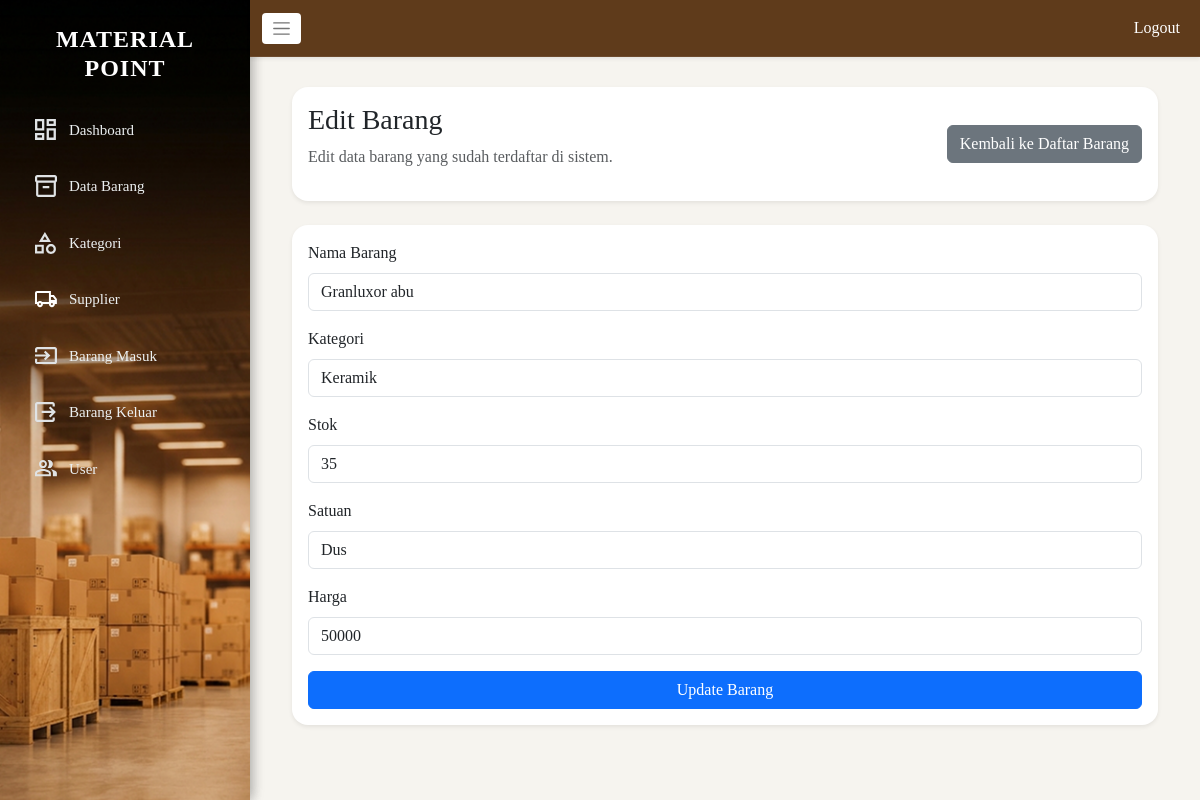
/barang/edit_barang.php?id=3 (signed in), run on an earlier commit of the app's database.
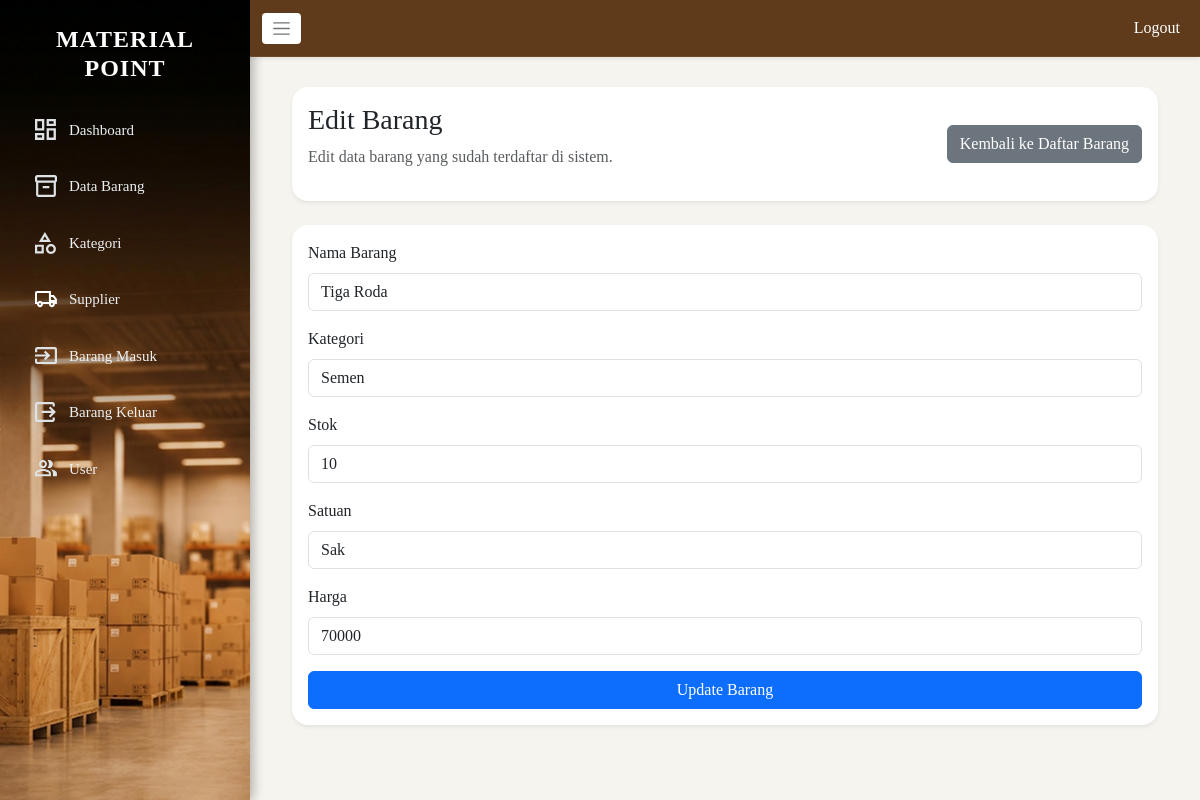
And on a later commit of the database.
### tables this page shows
CREATE TABLE `barang` (
  `id_barang` int(11) NOT NULL,
  `nama_barang` varchar(100) NOT NULL,
  `id_kategori` int(11) NOT NULL,
  `stok` int(11) NOT NULL DEFAULT 0,
  `satuan` varchar(50) DEFAULT NULL,
  `harga` int(11) NOT NULL
);

CREATE TABLE `kategori` (
  `id_kategori` int(11) NOT NULL,
  `nama_kategori` varchar(100) NOT NULL
);

### barang/edit_barang.php (the view, shortened to what this page needs)
<?php
include '../koneksi_db.php';
$id_barang = isset($_GET['id']) ? intval($_GET['id']) : 0;
$barang = [];
if ($id_barang > 0) {
    $sql = "SELECT id_barang, nama_barang, id_kategori, stok, satuan, harga FROM barang WHERE id_barang = ?";
    if ($stmt = $conn->prepare($sql)) {
        $stmt->bind_param("i", $id_barang);
        $stmt->execute();
        $result = $stmt->get_result();
        if ($result->num_rows > 0) {
            $barang = $result->fetch_assoc();
        }
    }
}
$listKategori = [];
$sqlKategori = "SELECT id_kategori, nama_kategori FROM kategori ORDER BY nama_kategori ASC";
if ($result = $conn->query($sqlKategori)) {
    while ($row = $result->fetch_assoc()) {
        $listKategori[] = $row;
    }
}
?>
<!DOCTYPE html>
<html>
<head>
    <link href="https://cdn.jsdelivr.net/npm/bootstrap@5.3.0/dist/css/bootstrap.min.css" rel="stylesheet">
    <link rel="stylesheet" href="../asset/css/style.css">
</head>
<body class="admin-dashboard">
<div class="sidebar d-none d-md-block">
    <?php include '../layout/sidebar.php'; ?>
</div>
<div class="main-wrapper">
    <?php include '../layout/nav.php'; ?>
    <div class="content">
        <div class="container-fluid">
            <div class="row mb-4">
                <div class="col-md-12">
                    <div class="card shadow-sm border-0 rounded-4">
                        <div class="card-body d-flex justify-content-between align-items-center">
                            <div>
                                <h3>Edit Barang</h3>
                                <p class="text-muted">Edit data barang yang sudah terdaftar di sistem.</p>
                            </div>
                            <a href="data_barang.php" class="btn btn-secondary">Kembali ke Daftar Barang</a>
                        </div>
                    </div>
                </div>
            </div>
            <div class="row g-4">
                <div class="col-12">
                    <div class="card shadow-sm border-0 rounded-4">
                        <div class="card-body">
                            <form method="POST" action="proses/proses_edit.php">
                                <div class="mb-3">
                                    <label class="form-label">Nama Barang</label>
                                    <input type="text" name="nama_barang" class="form-control" value="<?php echo htmlspecialchars($barang['nama_barang']); ?>" required>
                                </div>
                                <div class="mb-3">
                                    <label class="form-label">Kategori</label>
                                    <select name="id_kategori" class="form-control" required>
                                        <?php foreach ($listKategori as $kategori): ?>
                                            <option value="<?php echo intval($kategori['id_kategori']); ?>"
                                                <?php echo ($kategori['id_kategori'] == $barang['id_kategori']) ? 'selected' : ''; ?>>
                                                <?php echo htmlspecialchars($kategori['nama_kategori']); ?>
                                            </option>
                                        <?php endforeach; ?>
                                    </select>
                                </div>
                                <div class="mb-3">
                                    <label class="form-label">Stok</label>
                                    <input type="number" name="stok" class="form-control" min="0" value="<?php echo intval($barang['stok']); ?>" required>
                                </div>
                                <div class="mb-3">
                                    <label class="form-label">Satuan</label>
                                    <input type="text" name="satuan" class="form-control" value="<?php echo htmlspecialchars($barang['satuan'] ?? ''); ?>" placeholder="Contoh: pcs, kg, liter" maxlength="50">
                                </div>
                                <div class="mb-3">
                                    <label class="form-label">Harga</label>
                                    <input type="number" name="harga" class="form-control" min="0" value="<?php echo intval($barang['harga']); ?>" required>
                                </div>
                                <button type="submit" class="btn btn-primary w-100">Update Barang</button>
                            </form>
                        </div>
                    </div>
                </div>
            </div>
        </div>
    </div>
</div>
</body>
</html>

What changed in the data, as far as the page shows it:
changed barang: nama_barang "Granluxor abu" → "Tiga Roda"; id_kategori "Keramik" → "Semen"; stok "35" → "10"; satuan "Dus" → "Sak"; harga "50000" → "70000"
